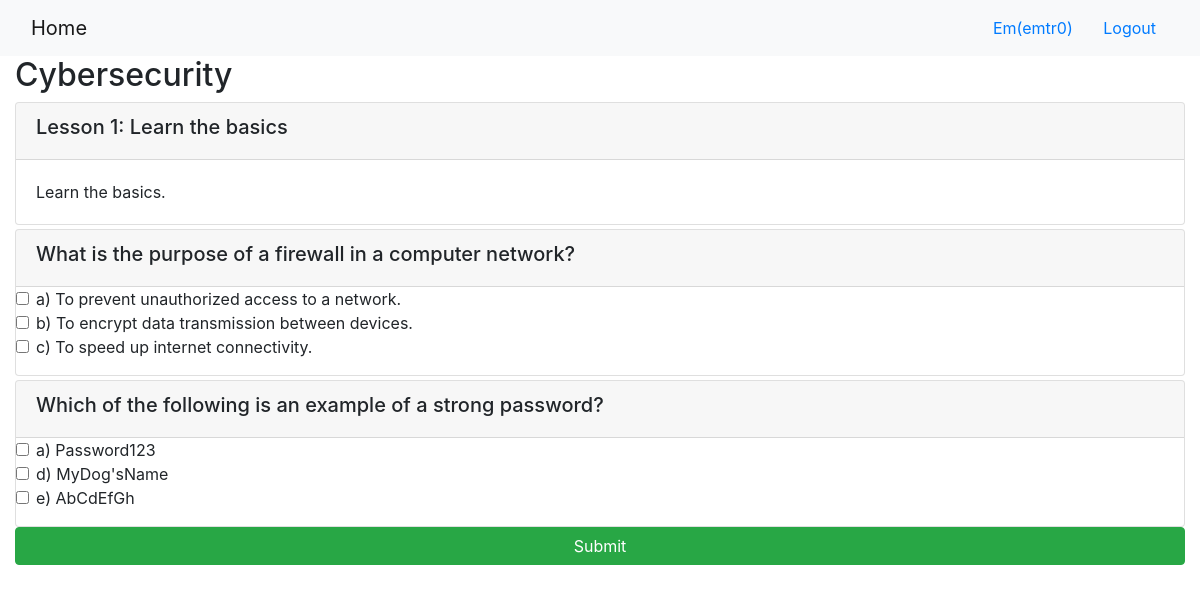
/onlinecourse/1/ (signed in), run on the app's committed database.
### onlinecourse/models.py (models this page shows, shortened)
class Course(models.Model):
    name = models.CharField(null=False, max_length=30, default='online course')
    image = models.ImageField(upload_to='course_images/')
    description = models.CharField(max_length=1000)
    pub_date = models.DateField(null=True)
    instructors = models.ManyToManyField(Instructor)
    users = models.ManyToManyField(settings.AUTH_USER_MODEL, through='Enrollment')
    total_enrollment = models.IntegerField(default=0)
    is_enrolled = False

class Lesson(models.Model):
    title = models.CharField(max_length=200, default="title")
    order = models.IntegerField(default=0)
    course = models.ForeignKey(Course, on_delete=models.CASCADE)
    content = models.TextField()

class Question(models.Model):
    lesson = models.ForeignKey('Lesson', on_delete=models.CASCADE)
    course = models.ForeignKey('Course', on_delete=models.CASCADE)
    question_text = models.TextField()
    grade_point = models.IntegerField()

class Choice(models.Model):
    question = models.ForeignKey(Question, on_delete=models.CASCADE)
    choice_text = models.CharField(max_length=200)
    is_correct = models.BooleanField(default=False)

### onlinecourse/views.py (the view)
# urls.py: path('<int:pk>/', views.CourseDetailView.as_view(), name='course_details'),
class CourseDetailView(generic.DetailView):
    model = Course
    template_name = 'onlinecourse/course_detail_bootstrap.html'

### onlinecourse/templates/onlinecourse/course_detail_bootstrap.html (shortened to what this page needs)
<!DOCTYPE html>
<html lang="en">
    <head>
        {% load static %}
        <link rel="stylesheet" href="https://maxcdn.bootstrapcdn.com/bootstrap/4.5.2/css/bootstrap.min.css">
    </head>
    <body>
        <nav class="navbar navbar-light bg-light">
            <div class="container-fluid">
                <div class="navbar-header">
                    <a class="navbar-brand" href="{% url 'onlinecourse:index' %}">Home</a>
                </div>
                <ul class="nav navbar-nav navbar-right">
                    {% if user.is_authenticated %}
                    <li>
                        <a class="btn btn-link" href="#">{{ user.first_name }}({{ user.username }})</a>
                        <a class="btn btn-link" href="{% url 'onlinecourse:logout' %}">Logout</a>
                    </li>
                    {% endif %}
                </ul>
            </div>
        </nav>
        <div class="container-fluid">
            <h2>{{ course.name }}</h2>
            <div class="card-columns-vertical">
                {% for lesson in course.lesson_set.all %}
                <div class="card mt-1">
                    <div class="card-header">
                        <h5>Lesson {{lesson.order|add:1}}: {{lesson.title}}</h5>
                    </div>
                    <div class="card-body">{{lesson.content}}</div>
                </div>
                {% endfor %}
            </div>
            <div id="exam">
                {% if user.is_authenticated %}
                <form id="questionform" action="{% url 'onlinecourse:submit' course.id %}" method="post">
                    {% for question in course.question_set.all %}
                    <div class="card mt-1">
                        <div class="card-header">
                            <h5>{{ question.question_text }}</h5>
                        </div>
                        <div class="form-group">
                            {% for choice in question.choice_set.all %}
                            <div class="form-check">
                                <label class="form-check-label">
                                    <input type="checkbox" name="choice_{{ choice.id }}" class="form-check-input"
                                        id="{{ choice.id }}" value="{{ choice.id }}">{{ choice.choice_text }}
                                </label>
                            </div>
                            {% endfor %}
                        </div>
                    </div>
                    {% endfor %}
                    <input class="btn btn-success btn-block" type="submit" value="Submit">
                </form>
                {% endif %}
            </div>
        </div>
    </body>
</html>

### data on the page
Course: name "Cybersecurity"
Lesson: order|add "1", title "Learn the basics", content "Learn the basics."
Question: question_text "What is the purpose of a firewall in a computer network?"
Choice: choice_text "a) To prevent unauthorized access to a network."
Choice: choice_text "b) To encrypt data transmission between devices."
Choice: choice_text "c) To speed up internet connectivity."
Question: question_text "Which of the following is an example of a strong password?"
Choice: choice_text "a) Password123"
Choice: choice_text "d) MyDog'sName"
Choice: choice_text "e) AbCdEfGh"

### other printed values
{{ user.first_name }} "Em"
{{ user.username }} "emtr0"
